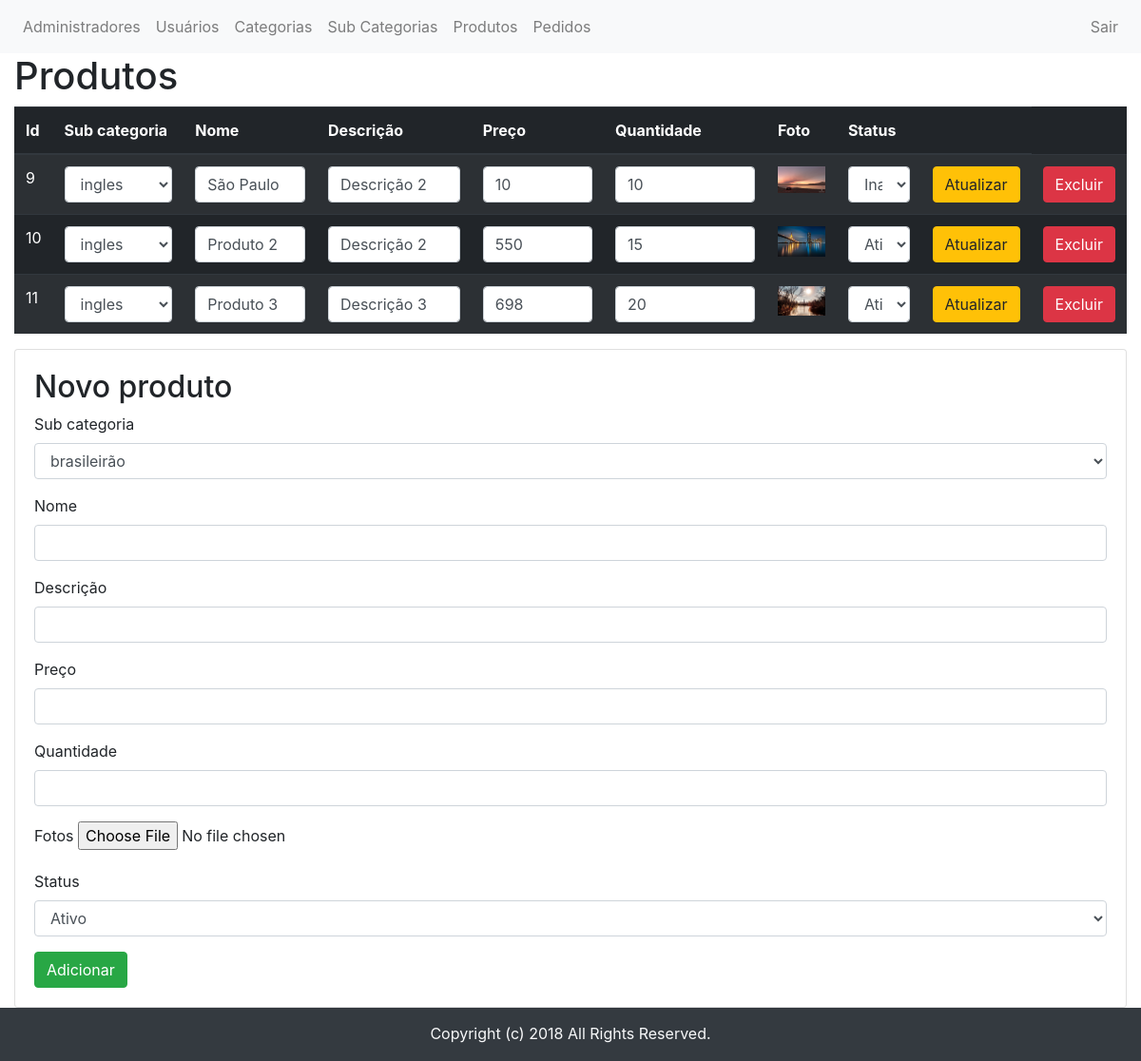
The app's page /Admin/produtos/produtos.php (signed in) with its own data.
### tables this page shows
CREATE TABLE `produtos` (
  `id` int(11) NOT NULL AUTO_INCREMENT,
  `sub_categoria_id` int(11) DEFAULT NULL,
  `nome` varchar(255) DEFAULT NULL,
  `descricao` varchar(255) DEFAULT NULL,
  `preco` float DEFAULT NULL,
  `quantidade` int(11) DEFAULT NULL,
  `foto` varchar(255) DEFAULT NULL,
  `status` int(11) DEFAULT NULL,
  `oferta` int(1) DEFAULT '0',
  PRIMARY KEY (`id`),
  KEY `fk_produto_sub_categoria` (`sub_categoria_id`),
  CONSTRAINT `fk_produto_sub_categoria` FOREIGN KEY (`sub_categoria_id`) REFERENCES `sub_categorias` (`id`)
);

### DAO/Banco.php (called while the page is built, shortened)
<?php
class Banco
{
    private $conn;
    function __construct($host = "localhost", $user = "root", $senha = "q1w2e3r4", $banco = "lojauninove")
    {
        $this->host = $host;
        $this->user = $user;
        $this->senha = $senha;
        $this->banco = $banco;
        $this->conn = new mysqli($this->host, $this->user, $this->senha, $this->banco);
    }
    public function getConn()
    {
        return $this->conn;
    }
}

### Controller/ProdutoController.php (called while the page is built, shortened)
<?php
class ProdutoController
{
    private $dao;
    private $cat_dao;
    function __construct()
    {
        $this->dao = new ProdutoDAO();
        $this->cat_dao = new SubCategoriaDAO();
        $this->controller = new ControllerController();
    }
    public function admin_index(){
        return [
            'produtos' => $this->dao->getProdutos(),
            'sub_categorias' => $this->cat_dao->getSubCategorias()
        ];
    }
}

### DAO/ProdutoDAO.php (called while the page is built, shortened)
<?php
class ProdutoDAO extends Banco{
    public function getProdutos($oferta = null){
        $query = "SELECT * FROM produtos".( $oferta ? " WHERE oferta = 1" : "");
        $stmt = $this->getConn()->prepare($query);
        $stmt->execute();
        $stmt->bind_result($id, $sub_categoria_id, $nome, $descricao, $preco, $quantidade, $foto, $status, $oferta);
        $produtos = [];
        $sub_dao = new SubCategoriaDAO();
        while($stmt->fetch()){
            $produto = new Produto();
            $produto->setId($id);
            $produto->setSubCategoria($sub_dao->getSubCategoria($sub_categoria_id));
            $produto->setNome($nome);
            $produto->setDescricao($descricao);
            $produto->setPreco($preco);
            $produto->setQuantidade($quantidade);
            $produto->setFoto($foto);
            $produto->setStatus($status);
            $produto->setOferta($oferta);
            $produtos[] = $produto;
        }
        return $produtos;
    }
}

### DAO/SubCategoriaDAO.php (called while the page is built, shortened)
<?php
class SubCategoriaDAO extends Banco
{
    public function getSubCategoria($id){
        $cat_dao = new CategoriaDAO();
        $query = "SELECT id, nome, status, categoria_id FROM sub_categorias WHERE id = ".$id;
        $stmt = $this->getConn()->prepare($query);
        $stmt->execute();
        $stmt->bind_result($id, $nome, $status, $categoria_id);
        while($stmt->fetch()){
            $sub_categoria = new SubCategoria();
            $sub_categoria->setId($id);
            $sub_categoria->setNome($nome);
            $sub_categoria->setStatus($status);
            $sub_categoria->setCategoria($cat_dao->getCategoria($categoria_id));
        }
        return $sub_categoria;
    }
    public function getSubCategorias(){
        $cat_dao = new CategoriaDAO();
        $query = "SELECT id, nome, status, categoria_id FROM sub_categorias";
        $stmt = $this->getConn()->prepare($query);
        $stmt->execute();
        $stmt->bind_result($id, $nome, $status, $categoria_id);
        $sub_categorias = [];
        while($stmt->fetch()){
            $sub_categoria = new SubCategoria();
            $sub_categoria->setId($id);
            $sub_categoria->setNome($nome);
            $sub_categoria->setStatus($status);
            $sub_categoria->setCategoria($cat_dao->getCategoria($categoria_id));
            $sub_categorias[] = $sub_categoria;
        }
        return $sub_categorias;
    }
}

### DAO/CategoriaDAO.php (called while the page is built, shortened)
<?php
class CategoriaDAO extends Banco
{
    public function getCategoria($id){
        $query = "SELECT id, nome, status FROM categorias WHERE id = ".$id;
        $stmt = $this->getConn()->prepare($query);
        $stmt->execute();
        $stmt->bind_result($id, $nome, $status);
        while($stmt->fetch()){
            $categoria = new Categoria();
            $categoria->setId($id);
            $categoria->setNome($nome);
            $categoria->setStatus($status);
        }
        return $categoria;
    }
}

### Model/Produto.php (called while the page is built, shortened)
<?php
class Produto
{
    private $id;
    private $sub_categoria;
    private $nome;
    private $descricao;
    private $preco;
    private $quantidade;
    private $foto;
    private $status;
    public function getId()
    {
        return $this->id;
    }
    public function setId($id)
    {
        $this->id = $id;
    }
    public function getSubCategoria()
    {
        return $this->sub_categoria;
    }
    public function setSubCategoria(SubCategoria $sub_categoria)
    {
        $this->sub_categoria = $sub_categoria;
    }
    public function getNome()
    {
        return $this->nome;
    }
    public function setNome($nome)
    {
        $this->nome = $nome;
    }
    public function getDescricao()
    {
        return $this->descricao;
    }
    public function setDescricao($descricao)
    {
        $this->descricao = $descricao;
    }
    public function getPreco($format=null)
    {
        if(empty($format))
            return $this->preco;
        else
            return "R$&nbsp;".number_format($this->preco, 2, ",", ".");
    }
    public function setPreco($preco)
    {
        $this->preco = $preco;
    }
    public function getQuantidade()
    {
        return $this->quantidade;
    }
    public function setQuantidade($quantidade)
    {
        $this->quantidade = $quantidade;
    }
    public function getFoto()
    {
        return $this->foto;
    }
    public function setFoto($foto)
    {
        $this->foto = $foto;
    }
    public function getStatus()
    {
        return $this->status;
    }
    public function setStatus($status)
    {
        $this->status = $status;
    }
}

### Model/SubCategoria.php (called while the page is built, shortened)
<?php
class SubCategoria
{
    private $id;
    private $nome;
    public function getId()
    {
        return $this->id;
    }
    public function setId($id)
    {
        $this->id = $id;
    }
    public function getNome()
    {
        return $this->nome;
    }
    public function setNome($nome)
    {
        $this->nome = $nome;
    }
}

### Admin/produtos/produtos.php (the view, shortened to what this page needs)
<?php
require_once "../../Controller/ProdutoController.php";
$controller = new \Controller\ProdutoController();
$busca_banco = $controller->admin_index();
$produtos = $busca_banco['produtos'];
$sub_categorias = $busca_banco['sub_categorias'];
include "../../Templates/header-admin.php";
?>
<div class="container-fluid">
    <h1 class="h1">Produtos</h1>
    <div class="table-responsive">
        <table class='table  table-dark table-striped'>
            <thead class='thead-dark'>
                <tr>
                    <th scope='col'>Id</th>
                    <th scope='col'>Sub&nbsp;categoria</th>
                    <th scope='col'>Nome</th>
                    <th scope='col'>Descrição</th>
                    <th scope='col'>Preço</th>
                    <th scope='col'>Quantidade</th>
                    <th scope='col'>Foto</th>
                    <th scope='col'>Status<th>
                </tr>
            </thead>
            <tbody>
                <?php foreach($produtos as $p):?>
                    <form action='' method=post>
                    <tr>
                        <td>
                            <?php echo $p->getId()?>
                        </td>
                        <td>
                            <select class='form-control' name='sub_categoria_id'>
                                <?php foreach ($sub_categorias as $cat):?>
                                    <option <?php echo  $cat->getId() == $p->getSubCategoria()->getId() ? 'selected' : ''  ?> value='<?php echo $cat->getId()?>'>
                                        <?php echo $cat->getNome()?>
                                    </option>
                                <?php endforeach;?>
                            </select>
                        </td>
                        <td><input class='form-control' type=text name=nome value='<?php echo $p->getNome()?>'></td>
                        <td><input class='form-control' type=text name=descricao value='<?php echo $p->getDescricao()?>'></td>
                        <td><input class='form-control' type=text name=preco value='<?php echo $p->getPreco()?>'></td>
                        <td><input class='form-control' type=text name=quant value='<?php echo $p->getQuantidade()?>'></td>
                        <td><a href='/Uploads/<?php echo $p->getFoto()?>' download><img width='50' src='/Uploads/<?php echo $p->getFoto()?>'></a></td>
                        <td>
                            <select class="form-control" name="status">
                                <option <?php echo $p->getStatus() == 1 ? 'selected' : ''?> value="1">Ativo</option>
                                <option <?php echo $p->getStatus() == 0 ? 'selected' : ''?> value="0">Inativo</option>
                            </select>
                        </td>
                        <td><button class='btn btn-warning' type=submit name=update>Atualizar</button></td>
                        <td><button class='btn btn-danger' name=delete >Excluir</button></td>
                    </tr>
                    </form>
                <?php endforeach;?>
            </tbody>
        </table>
        </div>
            <div class='card'>
                <div class='card-body'>
                    <h2>Novo produto</h2>
                    <form action='' method=post enctype='multipart/form-data'>
                        <div class='form-group'>
                            <label>Sub categoria</label>
                            <select class='form-control' name='sub_categoria_id'>
                            <?php foreach ($sub_categorias as $cat):?>
                                <option value='<?php echo $cat->getId()?>'>
                                    <?php echo $cat->getNome()?>
                                </option>
                            <?php endforeach;?>
                            </select>
                        </div>
                        <div class='form-group'>
                            <label>Nome</label>
                            <input class='form-control' type=text name=nome>
                        </div>
                        <div class='form-group'>
                            <label>Descrição</label>
                            <input class='form-control' type=text name=descricao>
                        </div>
                        <div class='form-group'>
                            <label>Preço</label>
                            <input class='form-control' type=text name=preco>
                        </div>
                        <div class='form-group'>
                            <label>Quantidade</label>
                            <input class='form-control' type=text name=quant>
                        </div>
                        <div class='form-group'>
                            <label>Fotos</label>
                            <input type=file name='foto'>
                        </div>
                        <div class='form-group'>
                            <label>Status</label>
                            <select class="form-control" name="status">
                                <option value="1">Ativo</option>
                            </select>
                        </div>
                        <button class='btn btn-success' type=submit name=add value=Adicionar Registro>Adicionar</button>
                    </form>
                </div>
            </div>
    </div>
<?php include "../../Templates/footer-admin.php";?>

### Templates/css/style.css (style rules this page uses)
html,body { width: 100%; height: 100%; float: left; }

### records on screen
produtos: id "9", nome "São Paulo", descricao "Descrição 2", preco "10", quant "10", foto (picture)
produtos: id "10", nome "Produto 2", descricao "Descrição 2", preco "550", quant "15", foto (picture), status "Ativo"
produtos: id "11", nome "Produto 3", descricao "Descrição 3", preco "698", quant "20", foto (picture), status "Ativo"

### other values on screen
form field sub_categoria_id "ingles"
form field sub_categoria_id "brasileirão"
